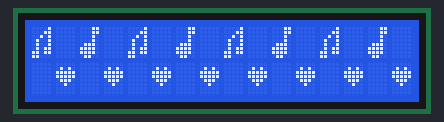
The sketch below on a simulated Arduino Uno, built with avr-gcc and run on an emulated ATmega328P. Shown: 16×2 character LCD.

Above: at 0.2 s.
At 16.2 s:
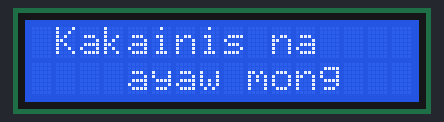
At 30.3 s:
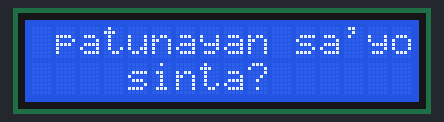
At 45.5 s:
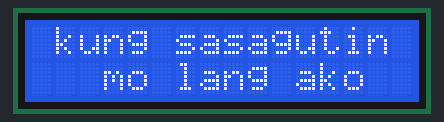
At 63.6 s:
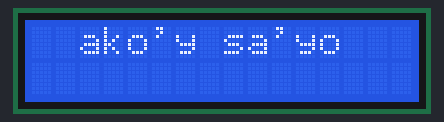
At 126.4 s:
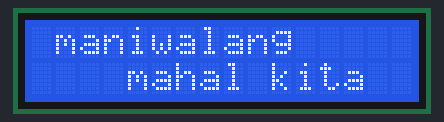

Measured:
- what the display in image 1 shows lasts 5.0 s, from 16.2 s to 21.2 s
- what the display in image 2 shows lasts 3.0 s, from 30.3 s to 33.3 s
- what the display in image 3 shows lasts 4.0 s, from 45.4 s to 49.4 s

The sketch:

LedDisplayEDUC.ino
```cpp
#include <Wire.h>
#include <LiquidCrystal_I2C.h>

// Set the LCD address to 0x27 for a 16 chars and 2 line display
LiquidCrystal_I2C lcd(0x27, 16, 2);

byte heart[] = {
  B00000,
  B01010,
  B11111,
  B11111,
  B01110,
  B00100,
  B00000,
  B00000
};
byte smiley[] = {
  B00000,
  B00000,
  B01010,
  B00000,
  B10001,
  B01110,
  B00000,
  B00000
};
byte sound[] = {
  B00011,
  B00011,
  B00010,
  B00010,
  B01110,
  B11110,
  B11110,
  B01100
};
byte sound2[] = {
  B00001,
  B00011,
  B00101,
  B01001,
  B01001,
  B01011,
  B11011,
  B11000
};
void setup()
{


  // initialize the LCD
  lcd.begin();
  // Turn on the blacklight and print a message.
  lcd.backlight();
  lcd.createChar(0, heart);
  lcd.createChar(1, smiley);
  lcd.createChar(2, sound);
  lcd.createChar(3, sound2);
}

void loop()
{
  lcd.clear();
  lcd.setCursor(0, 0);
  lcd.write((byte)3); // sound2
  lcd.setCursor(2, 0);
  lcd.write((byte)2); // sound
  lcd.setCursor(4, 0);
  lcd.write((byte)3); // sound2
  lcd.setCursor(6, 0);
  lcd.write((byte)2); // sound
  lcd.setCursor(8, 0);
  lcd.write((byte)3); // sound2
  lcd.setCursor(10, 0);
  lcd.write((byte)2); // sound
  lcd.setCursor(12, 0);
  lcd.write((byte)3); // sound2
  lcd.setCursor(14, 0);
  lcd.write((byte)2); // sound

  lcd.setCursor(1, 1);
  lcd.write((byte)0); // heart
  lcd.setCursor(3, 1);
  lcd.write((byte)0); // heart
  lcd.setCursor(5, 1);
  lcd.write((byte)0); // heart
  lcd.setCursor(7, 1);
  lcd.write((byte)0); // heart
  lcd.setCursor(9, 1);
  lcd.write((byte)0); // heart
  lcd.setCursor(11, 1);
  lcd.write((byte)0); // heart
  lcd.setCursor(13, 1);
  lcd.write((byte)0); // heart
  lcd.setCursor(15, 1);
  lcd.write((byte)0); // heart
  delay(16000);

  lcd.clear();
  lcd.setCursor(0, 0);
  lcd.print(" Kakainis na    ");
  lcd.setCursor(0, 1);
  lcd.print("    ayaw mong   ");
  delay(5000);

  lcd.clear();
  lcd.setCursor(0, 0);
  lcd.print(" maniwalang     ");
  lcd.setCursor(0, 1);
  lcd.print("    mahal kita  ");
  delay(4000);

  lcd.clear();
  lcd.setCursor(0, 0);
  lcd.print(" Ano pa bang    ");
  lcd.setCursor(0, 1);
  lcd.print("  kailangan kong");
  delay(5000);

  lcd.clear();
  lcd.setCursor(0, 0);
  lcd.print(" patunayan sa'yo");
  lcd.setCursor(0, 1);
  lcd.print("    sinta?      ");
  delay(3000);

  lcd.clear();
  lcd.setCursor(0, 0);
  lcd.print(" Pero           ");
  lcd.setCursor(0, 1);
  lcd.print("  naiintindihan ");
  delay(4000);
  lcd.clear();
  lcd.setCursor(0, 0);
  lcd.print("    ko naman,   ");
  delay(1000);

  lcd.clear();
  lcd.setCursor(0, 0);
  lcd.print(" iniiwasan mo   ");
  lcd.setCursor(0, 1);
  lcd.print("   lang masaktan");
  delay(4000);

  lcd.clear();
  lcd.setCursor(0, 0);
  lcd.print(" 'di ka         ");
  lcd.setCursor(0, 1);
  lcd.print("   madedehado,  ");
  delay(3000);

  lcd.clear();
  lcd.setCursor(0, 0);
  lcd.print(" kung sasagutin ");
  lcd.setCursor(0, 1);
  lcd.print("   mo lang ako  ");
  delay(4000);

  lcd.clear();
  lcd.setCursor(0, 0);
  lcd.print(" Paninindigan   ");
  lcd.setCursor(0, 1);
  lcd.print("   kita, oo     ");
  delay(4000);

  lcd.clear();
  lcd.setCursor(0, 0);
  lcd.print("Mamahalin kitang");
  lcd.setCursor(0, 1);
  lcd.print("   buong buo    ");
  delay(6000);

  lcd.clear();
  lcd.setCursor(0, 0);
  lcd.print(" Kahit sa       ");
  lcd.setCursor(0, 1);
  lcd.print("   pagtanda,    ");
  delay(4000);
  lcd.clear();
  lcd.setCursor(0, 0);
  lcd.print("  ako'y sa'yo   ");
  delay(4000);

  lcd.clear();
  lcd.setCursor(0, 0);
  lcd.print(" Paninindigan   ");
  lcd.setCursor(0, 1);
  lcd.print("   kita, oo     ");
  delay(3500);

  lcd.clear();
  lcd.setCursor(0, 0);
  lcd.print(" Anumang        ");
  lcd.setCursor(0, 1);
  lcd.print("   sabihin ng   ");
  delay(2000);
  lcd.clear();
  lcd.setCursor(0, 0);
  lcd.print(" magulong mundo ");
  delay(3000);

  lcd.clear();
  lcd.setCursor(0, 0);
  lcd.print(" Kahit ayaw     ");
  lcd.setCursor(0, 1);
  lcd.print("   nilang       ");
  delay(3000);
  lcd.clear();
  lcd.setCursor(0, 0);
  lcd.print("   ako'y sayo   ");
  delay(3000);

  lcd.clear();
  lcd.setCursor(0, 0);
  lcd.print(" Ika'y ");
  lcd.setCursor(0, 1);
  lcd.print("   iingatan ko  ");
  delay(3000);

  lcd.clear();
  lcd.setCursor(0, 0);
  lcd.write((byte)3); // sound2
  lcd.setCursor(2, 0);
  lcd.write((byte)2); // sound
  lcd.setCursor(4, 0);
  lcd.write((byte)3); // sound2
  lcd.setCursor(6, 0);
  lcd.write((byte)2); // sound
  lcd.setCursor(8, 0);
  lcd.write((byte)3); // sound2
  lcd.setCursor(10, 0);
  lcd.write((byte)2); // sound
  lcd.setCursor(12, 0);
  lcd.write((byte)3); // sound2
  lcd.setCursor(14, 0);
  lcd.write((byte)2); // sound

  lcd.setCursor(1, 1);
  lcd.write((byte)0); // heart
  lcd.setCursor(3, 1);
  lcd.write((byte)0); // heart
  lcd.setCursor(5, 1);
  lcd.write((byte)0); // heart
  lcd.setCursor(7, 1);
  lcd.write((byte)0); // heart
  lcd.setCursor(9, 1);
  lcd.write((byte)0); // heart
  lcd.setCursor(11, 1);
  lcd.write((byte)0); // heart
  lcd.setCursor(13, 1);
  lcd.write((byte)0); // heart
  lcd.setCursor(15, 1);
  lcd.write((byte)0); // heart
  delay(20000);
}
```
